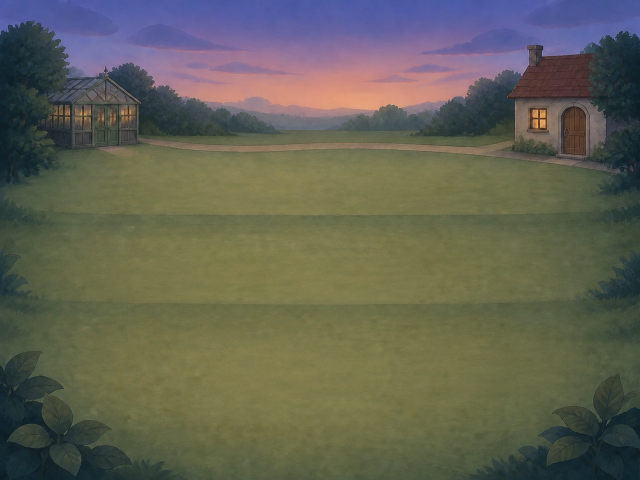
#> input picture artwork_source/backgrounds/bedless_v6/verdant_twilight/verdant_twilight_4x3.png, 1280 x 960 px (shown at 1/2 size)
$ python build_twilight_background_v6.py
#> lines starting #> are read from the running program, lines starting #| are printed output that depends on the picture; after the words box and inside, x2 and y2 are one past the last pixel; in counts of white or black regions, pixels touching at a corner belong together
from __future__ import annotations

import hashlib
import json
from pathlib import Path
from typing import Any

from PIL import Image, ImageDraw, ImageFilter, ImageFont


ROOT = Path(__file__).resolve().parents[1]
SOURCE_DIR = (
    ROOT
    / "artwork_source"
    / "backgrounds"
    / "bedless_v6"
    / "verdant_twilight"
)
PROFILE_PATH = ROOT / "tests" / "fixtures" / "verdant_twilight_surface_v6.json"
MANIFEST_PATH = ROOT / "ankigarden" / "assets" / "manifest.json"
ASSET_DIR = Path(
    "assets/v6_storybook_gouache/backgrounds/verdant_twilight/soil_master"
)
GUIDE_DIR = ROOT / "build" / "twilight-background-v6" / "guides"
ASSET_ID = "bg_verdant_twilight_any_soil_master_v6"

LAYER_NAMES = (
    "sky", "foliage", "ground", "architecture", "cottage_light",
    "nursery_light",
)

VARIANTS: dict[str, dict[str, Any]] = {
    "4:3": {
        "slug": "4x3",
        "source": SOURCE_DIR / "verdant_twilight_4x3.png",
        "beds": (
            ((0.266, 0.394, 0.437, 0.450), (0.284, 0.403, 0.420, 0.440)),
            ((0.566, 0.394, 0.737, 0.450), (0.584, 0.403, 0.720, 0.440)),
            ((0.143, 0.543, 0.356, 0.626), (0.164, 0.552, 0.335, 0.611)),
            ((0.443, 0.543, 0.656, 0.626), (0.464, 0.552, 0.635, 0.611)),
            ((0.329, 0.725, 0.573, 0.817), (0.351, 0.738, 0.551, 0.800)),
            ((0.629, 0.725, 0.873, 0.817), (0.651, 0.738, 0.851, 0.800)),
        ),
        "nursery": [0.077, 0.150, 0.145, 0.170],
    },
    "16:9": {
        "slug": "16x9",
        "source": SOURCE_DIR / "verdant_twilight_16x9.png",
        "beds": (
            ((0.330, 0.424, 0.456, 0.480), (0.344, 0.433, 0.442, 0.469)),
            ((0.548, 0.424, 0.674, 0.480), (0.562, 0.433, 0.660, 0.469)),
            ((0.242, 0.568, 0.398, 0.653), (0.256, 0.578, 0.384, 0.637)),
            ((0.460, 0.568, 0.616, 0.653), (0.474, 0.578, 0.602, 0.637)),
            ((0.374, 0.742, 0.554, 0.840), (0.390, 0.754, 0.538, 0.821)),
            ((0.592, 0.742, 0.772, 0.840), (0.608, 0.754, 0.756, 0.821)),
        ),
        "nursery": [0.196, 0.183, 0.105, 0.170],
    },
    "home": {
        "slug": "home",
        "source": SOURCE_DIR / "verdant_twilight_home.png",
        "beds": (
            ((0.360, 0.434, 0.463, 0.496), (0.373, 0.444, 0.450, 0.484)),
            ((0.535, 0.434, 0.638, 0.496), (0.548, 0.444, 0.625, 0.484)),
            ((0.291, 0.590, 0.417, 0.685), (0.305, 0.602, 0.403, 0.668)),
            ((0.466, 0.590, 0.592, 0.685), (0.480, 0.602, 0.578, 0.668)),
            ((0.397, 0.773, 0.543, 0.884), (0.413, 0.787, 0.527, 0.864)),
            ((0.572, 0.773, 0.718, 0.884), (0.588, 0.787, 0.702, 0.864)),
        ),
        "nursery": [0.224, 0.169, 0.080, 0.173],
    },
}

PLANTER_FAMILY: dict[str, Any] = {
    "family_id": "storybook_stone_planter_v1",
    "background_contract": "bedless_v1",
    "canvas": [1024, 512],
    "soil_anchor": [0.5, 220 / 512],
    "width_multiplier": 1.28,
    "replace_surface_occlusion": True,
    "variants": {
        row: {
            "file": (
                f"assets/v6_storybook_gouache/planters/stone_family_v1/"
                f"stone_planter_{row}.webp"
            ),
            "foreground_file": (
                f"assets/v6_storybook_gouache/planters/stone_family_v1/"
                f"stone_planter_{row}_foreground.webp"
            ),
            "width_multiplier": 1.28,
        }
        for row in ("back", "middle", "front")
    },
}


def _sha256(path: Path) -> str:
    digest = hashlib.sha256()
    with path.open("rb") as source:
        for block in iter(lambda: source.read(1024 * 1024), b""):
            digest.update(block)
    return digest.hexdigest()


def _point(value: float, extent: int) -> int:
    return int(round(float(value) * extent))


def _runtime_surface(
    slot: int,
    outer: tuple[float, float, float, float],
    inner: tuple[float, float, float, float],
) -> dict[str, Any]:
    left, top, right, bottom = inner
    anchor = [(left + right) / 2, top + (bottom - top) * 0.52]
    depth_band = ("far", "far", "middle", "middle", "near", "near")[slot]
    row = "front" if depth_band == "near" else "rear"
    depth_scale = (0.84, 0.84, 0.92, 0.92, 1.0, 1.0)[slot]
    surface_id = (
        "far_left_soil_bed", "far_right_soil_bed",
        "middle_left_soil_bed", "middle_right_soil_bed",
        "near_left_soil_bed", "near_right_soil_bed",
    )[slot]
    width = right - left
    height = bottom - top
    return {
        "slot": slot,
        "surface_id": surface_id,
        "anchor": [round(anchor[0], 6), round(anchor[1], 6)],
        "depth_band": depth_band,
        "row": row,
        "surface_kind": "soil",
        "allowed_base_types": ["direct_soil"],
        "depth_scale": depth_scale,
        "contact_plane": [left, top, width, height],
        "support_line": [
            [round(left + width * 0.28, 6), round(anchor[1], 6)],
            [round(right - width * 0.28, 6), round(anchor[1], 6)],
        ],
        "shadow_plane": [[left, top], [right, top], [right, bottom], [left, bottom]],
        "physical_width_ratio": 0.16,
        "footprint": [right - outer[0], bottom - outer[1]],
        "label_anchor": [round(anchor[0], 6), round(bottom + 0.035, 6)],
        "shadow_opacity": (0.24, 0.24, 0.29, 0.29, 0.34, 0.34)[slot],
        "shadow_color": "#17201d",
        "light_direction": [-0.18, 0.14],
        "occlusion_id": f"{surface_id}_front_rim",
        "outer_bounds": list(outer),
        "inner_bounds": list(inner),
    }


def _bed_anchor(surface: dict[str, Any]) -> dict[str, Any]:
    return {
        "x": surface["anchor"][0],
        "y": surface["anchor"][1],
        "depth": surface["anchor"][1],
        "plant_scale": surface["depth_scale"],
        "footprint": surface["footprint"],
        "label_anchor": surface["label_anchor"],
        "physical_width_ratio": surface["physical_width_ratio"],
        "surface_id": surface["surface_id"],
        "contact_plane": surface["contact_plane"],
        "shadow_plane": surface["shadow_plane"],
        "support_line": surface["support_line"],
        "shadow_depth": surface["row"],
        "shadow_opacity": surface["shadow_opacity"],
        "occlusion_id": surface["occlusion_id"],
        "surface_kind": "soil",
        "allowed_base_types": ["direct_soil"],
        "seating_depth": 0.0,
        "depth_band": surface["depth_band"],
        "shadow_color": surface["shadow_color"],
        "light_direction": surface["light_direction"],
    }


def _profile() -> dict[str, Any]:
    variants: dict[str, Any] = {}
    for name, spec in VARIANTS.items():
        source = Image.open(spec["source"])
        width, height = source.size
        slug = spec["slug"]
        base = ASSET_DIR / f"verdant_twilight_{slug}"
        surfaces = [
            _runtime_surface(slot, outer, inner)
            for slot, (outer, inner) in enumerate(spec["beds"])
        ]
        variants[name] = {
            "file": str(base.with_suffix(".webp")),
            "occlusion_file": str(base.parent / f"verdant_twilight_{slug}_occlusion.webp"),
            "occlusion_layers": {
                row: str(base.parent / f"verdant_twilight_{slug}_{row}_occlusion.webp")
                for row in ("rear", "front")
            },
            "surface_masks": {
                surface["surface_id"]: str(
                    base.parent / "masks" / f"verdant_twilight_{slug}_{surface['surface_id']}.png"
                )
                for surface in surfaces
            },
            "layer_masks": {
                layer: str(
                    base.parent / "masks" / "layers" / f"verdant_twilight_{slug}_{layer}.png"
                )
                for layer in LAYER_NAMES
            },
            "width": width,
            "height": height,
            "focal_point": [0.5, 0.5],
            "planting_zone": {"left": 0.12, "right": 0.88, "far_y": 0.36, "near_y": 0.89},
            "plant_card_safe_areas": [],
            "surfaces": surfaces,
        }
    profile = {
        "profile_id": "verdant_twilight_surface_v6",
        "geometry_version": 6,
        "theme": "verdant_twilight",
        "light_direction": [-0.18, 0.14],
        "key_light_origins": {"4:3": [0.50, 0.24], "16:9": [0.50, 0.24], "home": [0.50, 0.24]},
        "appearance": {
            "ambient_tint": "#7888aa", "key_tint": "#e6a46f",
            "rear_contrast": 0.97, "front_contrast": 0.99,
            "rear_saturation": 0.94, "front_saturation": 0.97,
            "rear_exposure": -0.025, "front_exposure": -0.008,
            "base_tint_alpha": 0.010, "distance_tint_alpha": 0.028,
            "base_key_strength": 0.014, "distance_key_strength": 0.035,
            "rear_base_ao": 0.050, "front_base_ao": 0.040,
            "contact_shadow_color": "#17201d", "cast_shadow_color": "#1d2822",
        },
        "variant_contract": {
            "environment_id": "verdant_twilight_v6", "season": "any",
            "art_time": "twilight", "supported_times": ["twilight"],
            "coordinate_contract": "aspect_locked_normalized_v3",
            "spatial_blueprint": "verdant_twilight_v6_six_soil_beds",
            "surface_geometry_reused_for_future_variants": False,
        },
        "layer_contract": {
            "required_masks": list(LAYER_NAMES),
            "invariant_geometry": ["planting_surfaces", "landmarks"],
            "variant_layers": ["sky", "foliage", "ground", "architecture"],
            "plant_contact_shadows_baked": False,
        },
        "planter_family": PLANTER_FAMILY,
        "landmarks": [{
            "landmark_id": "nursery_entrance", "action_id": "garden.nursery.open",
            "label": "Nursery", "tooltip": "Nursery — coming soon", "role": "button",
            "supported_variants": ["4:3", "16:9", "home"],
            "variants": {
                name: {
                    "bounds": list(spec["nursery"]),
                    "polygon": [
                        [spec["nursery"][0], spec["nursery"][1]],
                        [spec["nursery"][0] + spec["nursery"][2], spec["nursery"][1]],
                        [spec["nursery"][0] + spec["nursery"][2], spec["nursery"][1] + spec["nursery"][3]],
                        [spec["nursery"][0], spec["nursery"][1] + spec["nursery"][3]],
                    ],
                }
                for name, spec in VARIANTS.items()
            },
        }],
        "variant_breakpoints": {"four_three_max": 1.42, "ultrawide_min": 2.05},
        "variants": variants,
    }
    # Landmark polygons and preview crops are accepted product contracts that
    # may be refined independently of this raster builder. Preserve them when
    # rebuilding the same geometry profile instead of reverting those edits.
    if PROFILE_PATH.is_file():
        try:
            existing = json.loads(PROFILE_PATH.read_text(encoding="utf-8"))
        except (OSError, json.JSONDecodeError):
            existing = {}
        existing_landmarks = existing.get("landmarks") if isinstance(existing, dict) else None
        if isinstance(existing_landmarks, list) and existing_landmarks:
            profile["landmarks"] = existing_landmarks
        existing_variants = existing.get("variants", {}) if isinstance(existing, dict) else {}
        if isinstance(existing_variants, dict):
            for variant_name, variant in variants.items():
                existing_variant = existing_variants.get(variant_name)
                if isinstance(existing_variant, dict) and isinstance(existing_variant.get("preview_crop"), dict):
                    variant["preview_crop"] = dict(existing_variant["preview_crop"])
    return profile


def _build_surface_mask(path: Path, surface: dict[str, Any], size: tuple[int, int]) -> None:
    width, height = size
    x, y, w, h = surface["contact_plane"]
    mask = Image.new("L", size, 0)
    ImageDraw.Draw(mask).rounded_rectangle(
        (_point(x, width), _point(y, height), _point(x + w, width), _point(y + h, height)),
        radius=max(3, _point(h * 0.40, height)), fill=255,
    )
    path.parent.mkdir(parents=True, exist_ok=True)
    mask.save(path, "PNG", optimize=True)


def _build_layer_mask(path: Path, layer: str, size: tuple[int, int]) -> None:
    width, height = size
    mask = Image.new("L", size, 0)
    draw = ImageDraw.Draw(mask)
    if layer == "sky":
        draw.rectangle((0, 0, width, _point(0.31, height)), fill=255)
    elif layer == "ground":
        draw.rectangle((0, _point(0.27, height), width, height), fill=255)
    elif layer == "foliage":
        draw.rectangle((0, _point(0.05, height), width, _point(0.38, height)), fill=255)
        draw.rectangle((0, _point(0.78, height), width, height), fill=190)
    elif layer == "architecture":
        draw.rectangle((0, _point(0.08, height), _point(0.34, width), _point(0.38, height)), fill=255)
        draw.rectangle((_point(0.66, width), _point(0.06, height), width, _point(0.39, height)), fill=255)
    elif layer == "cottage_light":
        draw.ellipse((_point(.66, width), _point(.08, height), _point(.94, width), _point(.40, height)), fill=255)
    elif layer == "nursery_light":
        draw.ellipse((_point(.06, width), _point(.08, height), _point(.34, width), _point(.42, height)), fill=255)
    path.parent.mkdir(parents=True, exist_ok=True)
    mask.filter(ImageFilter.GaussianBlur(max(1.0, height * 0.004))).save(path, "PNG", optimize=True)


def _build_occlusion(
    background: Image.Image,
    path: Path,
    surfaces: list[dict[str, Any]],
) -> None:
    width, height = background.size
    mask = Image.new("L", background.size, 0)
    draw = ImageDraw.Draw(mask)
    for surface in surfaces:
        outer = surface["outer_bounds"]
        inner = surface["inner_bounds"]
        outer_box = tuple(_point(value, width if index % 2 == 0 else height) for index, value in enumerate(outer))
        inner_box = tuple(_point(value, width if index % 2 == 0 else height) for index, value in enumerate(inner))
        outer_height = max(1, outer_box[3] - outer_box[1])
        inner_height = max(1, inner_box[3] - inner_box[1])
        draw.rounded_rectangle(outer_box, radius=max(3, outer_height // 2), fill=255)
        draw.rounded_rectangle(inner_box, radius=max(3, inner_height // 2), fill=0)
        draw.rectangle((outer_box[0], outer_box[1], outer_box[2], _point(surface["anchor"][1], height)), fill=0)
    pixels = background.convert("RGBA")
    pixels.putalpha(mask.filter(ImageFilter.GaussianBlur(max(0.55, height * 0.00045))))
    path.parent.mkdir(parents=True, exist_ok=True)
    pixels.save(
        path,
        "WEBP",
        lossless=True,
        quality=100,
        method=6,
        exact=False,
    )


def _build_guide(background: Image.Image, path: Path, variant: dict[str, Any]) -> None:
    image = background.convert("RGBA")
    draw = ImageDraw.Draw(image, "RGBA")
    font = ImageFont.load_default()
    for surface in variant["surfaces"]:
        x, y, w, h = surface["contact_plane"]
        draw.rounded_rectangle(
            (_point(x, image.width), _point(y, image.height), _point(x + w, image.width), _point(y + h, image.height)),
            radius=max(3, _point(h * .4, image.height)),
            fill=(80, 210, 235, 48), outline=(105, 235, 255, 230), width=2,
        )
        ax, ay = _point(surface["anchor"][0], image.width), _point(surface["anchor"][1], image.height)
        draw.line((ax - 9, ay, ax + 9, ay), fill=(255, 80, 95, 255), width=3)
        draw.line((ax, ay - 9, ax, ay + 9), fill=(255, 80, 95, 255), width=3)
        draw.text((ax + 12, ay - 14), f"S{surface['slot']} {surface['surface_id']}", font=font, fill=(255, 255, 245, 255), stroke_width=2, stroke_fill=(8, 18, 18, 230))
    path.parent.mkdir(parents=True, exist_ok=True)
    image.convert("RGB").save(path, "JPEG", quality=92, optimize=True)


def _placement(profile: dict[str, Any]) -> dict[str, Any]:
    layouts: dict[str, Any] = {}
    for layout_name, variant_name in {"4:3": "4:3", "3:2": "4:3", "16:9": "16:9", "home": "home"}.items():
        variant = profile["variants"][variant_name]
        anchors = [_bed_anchor(surface) for surface in variant["surfaces"]]
        layouts[layout_name] = {
            "surface_variant": variant_name,
            "coordinate_space": "source",
            "source_aspect_ratio": variant["width"] / variant["height"],
            "focal_point": variant["focal_point"],
            "planting_zone": variant["planting_zone"],
            "compositions": {str(count): [dict(anchor) for anchor in anchors] for count in range(1, 7)},
        }
    return {
        "anchor_x": 0.5, "baseline_y": 0.5, "scale": 1.0,
        "crop": "contain", "layer": "background",
        "focal_point": profile["variants"]["16:9"]["focal_point"],
        "planting_zone": profile["variants"]["16:9"]["planting_zone"],
        "bed_anchors": layouts["16:9"]["compositions"]["6"],
        "layout_profiles": layouts,
        "surface_profile": profile,
    }


def _install_manifest(profile: dict[str, Any]) -> None:
    payload = json.loads(MANIFEST_PATH.read_text(encoding="utf-8"))
    rows = payload.setdefault("assets", [])
    for row in rows:
        if row.get("category") == "backgrounds":
            row["release_preferred"] = row.get("asset_id") == ASSET_ID
    entry = {
        "asset_id": ASSET_ID,
        "category": "backgrounds",
        "slot": {"season": "any", "weather": "any", "time_of_day": "any", "theme": "verdant_twilight"},
        "variants": ["storybook_gouache", "surface_v6", "direct_soil", "aspect_locked"],
        "file": profile["variants"]["4:3"]["file"],
        "width": profile["variants"]["4:3"]["width"],
        "height": profile["variants"]["4:3"]["height"],
        "format": "webp", "alpha": False, "style_family": "storybook_gouache",
        "release_preferred": True, "quality_tier": "ultra", "quality_score": 0.995,
        "source": "User-supplied Verdant Twilight six-bed background with ImageGen-matched responsive outpaints",
        "attribution": "Original artwork supplied for Anki Garden and bundled with the add-on",
        "source_master_sha256": {
            name: _sha256(spec["source"]) for name, spec in VARIANTS.items()
        },
        "placement": _placement(profile),
    }
    existing = next((index for index, row in enumerate(rows) if row.get("asset_id") == ASSET_ID), None)
    if existing is None:
        rows.append(entry)
    else:
        rows[existing] = entry
    MANIFEST_PATH.write_text(json.dumps(payload, indent=2) + "\n", encoding="utf-8")


def main() -> None:
    for spec in VARIANTS.values():
        if not spec["source"].is_file():
            raise RuntimeError(f"Missing approved V6 source: {spec['source']}")
    profile = _profile()
#> in _profile, source is the input picture: PIL image 1280x960 RGB; mean R, G, B 98.4, 98.5, 83.8
#> (reads tests/fixtures/verdant_twilight_surface_v6.json from the repository)
    PROFILE_PATH.parent.mkdir(parents=True, exist_ok=True)
    PROFILE_PATH.write_text(json.dumps(profile, indent=2) + "\n", encoding="utf-8")
    for name, variant in profile["variants"].items():
        spec = VARIANTS[name]
        source = Image.open(spec["source"]).convert("RGB")
        output = ROOT / "ankigarden" / variant["file"]
        output.parent.mkdir(parents=True, exist_ok=True)
        source.save(output, "WEBP", quality=95, method=6)
        for surface in variant["surfaces"]:
            _build_surface_mask(
                ROOT / "ankigarden" / variant["surface_masks"][surface["surface_id"]],
                surface,
                source.size,
            )
#> this loop made 6 passes
#> pass 1, in _build_surface_mask, `mask.save(path, "PNG", optimize=True)`:
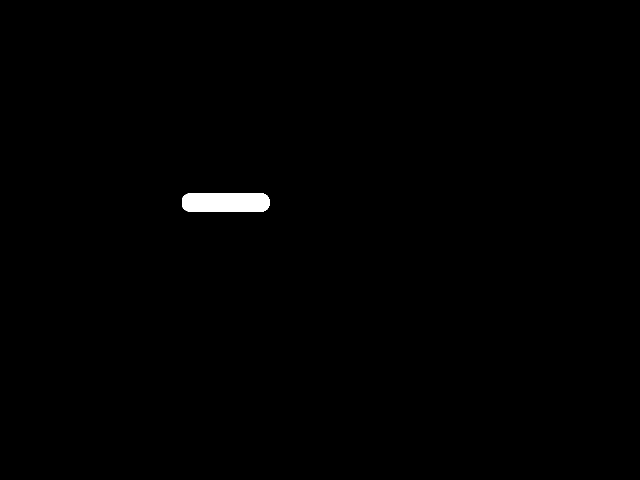
#> saved as verdant_twilight_4x3_far_left_soil_bed.png: PIL image 1280x960 L (shown at 1/2 size); 0.5% white; 1 white region, box (x1, y1, x2, y2) and area: (364, 387, 539, 423) 6116
#> pass 2, in _build_surface_mask (call 2), `mask.save(path, "PNG", optimize=True)`:
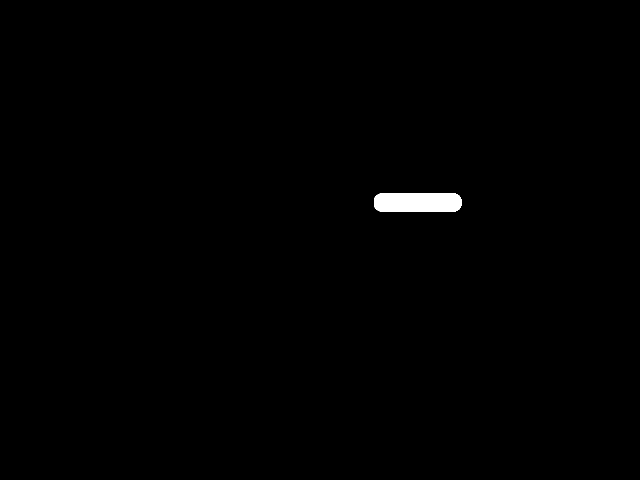
#> saved as verdant_twilight_4x3_far_right_soil_bed.png: PIL image 1280x960 L (shown at 1/2 size); 0.5% white; 1 white region, box (x1, y1, x2, y2) and area: (748, 387, 923, 423) 6116
        for layer, relative in variant["layer_masks"].items():
            _build_layer_mask(ROOT / "ankigarden" / relative, layer, source.size)
#> this loop made 6 passes
#> pass 1, in _build_layer_mask, `mask.filter(ImageFilter.GaussianBlur(max(1.0, height * 0.004))).save(p..`:
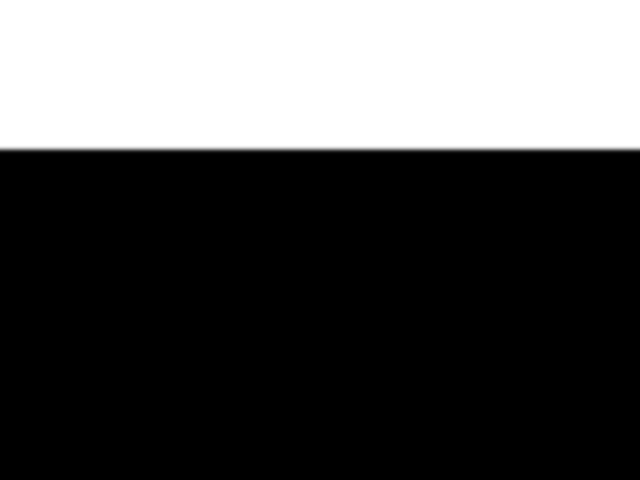
#> saved as verdant_twilight_4x3_sky.png: PIL image 1280x960 L (shown at 1/2 size); min 0, max 255, mean 79.4
#> pass 2, in _build_layer_mask (call 2), `mask.filter(ImageFilter.GaussianBlur(max(1.0, height * 0.004))).save(p..`:
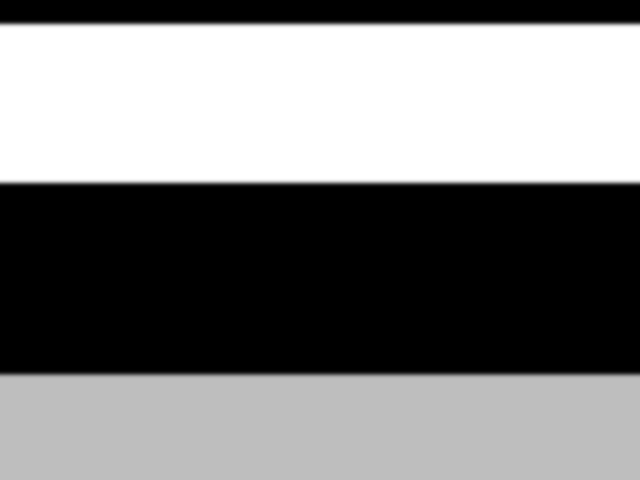
#> saved as verdant_twilight_4x3_foliage.png: PIL image 1280x960 L (shown at 1/2 size); min 0, max 255, mean 126.2
        for row, relative in variant["occlusion_layers"].items():
            _build_occlusion(
                source,
                ROOT / "ankigarden" / relative,
                [surface for surface in variant["surfaces"] if surface["row"] == row],
            )
        _build_occlusion(source, ROOT / "ankigarden" / variant["occlusion_file"], variant["surfaces"])
#> (the rest of the program and of its run is left out)
